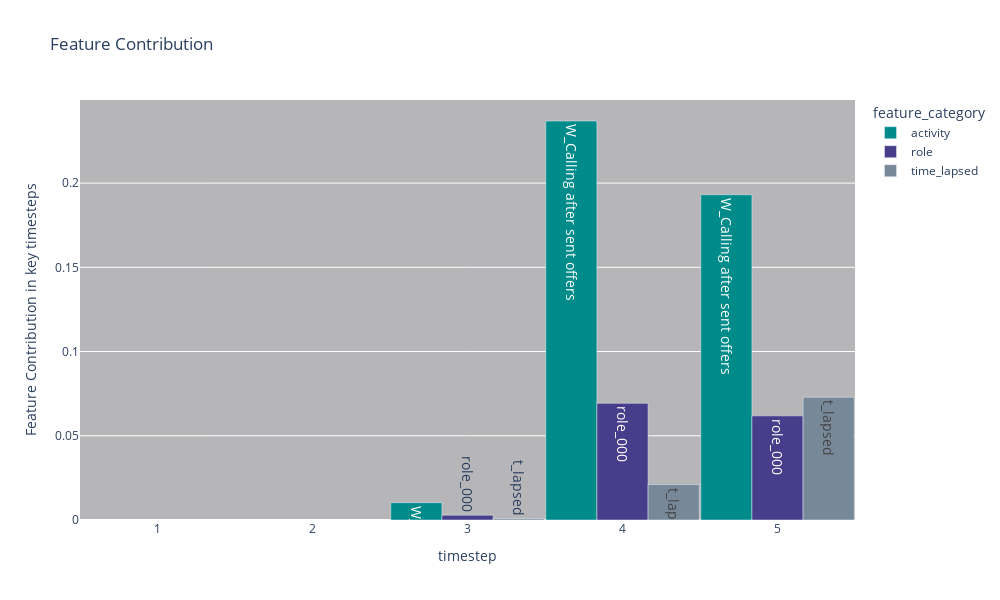

Notebook code cell kept with this figure:
### Markdown cell above
###### Global Explanations

### Code cell
shared_explain_global(shared_output_with_attention,x_test,y_test,index_ac,index_rl,3,prediction = 3 )

### Figure 1 — Plotly figure (JSON) as saved in the notebook; plotly's stock layout.template omitted (floating-point values rounded to 4 significant figures)
{"data": [{"alignmentgroup": "True", "hovertemplate": "feature_category=activity<br>timestep=%{x}<br>Feature Contribution in key timesteps=%{y}<br>feature=%{text}<extra></extra>", "legendgroup": "activity", "marker": {"color": "darkcyan", "pattern": {"shape": ""}}, "name": "activity", "offsetgroup": "activity", "orientation": "v", "showlegend": true, "text": ["W_Calling after sent offers", "W_Calling after sent offers", "W_Calling after sent offers", "O_CREATED", "O_CREATED"], "textangle": 90, "textfont": {"size": 14}, "textposition": "auto", "type": "bar", "x": [5, 4, 3, 2, 1], "xaxis": "x", "y": [0.1931, 0.2369, 0.0103, null, null], "yaxis": "y"}, {"alignmentgroup": "True", "hovertemplate": "feature_category=role<br>timestep=%{x}<br>Feature Contribution in key timesteps=%{y}<br>feature=%{text}<extra></extra>", "legendgroup": "role", "marker": {"color": "darkslateblue", "pattern": {"shape": ""}}, "name": "role", "offsetgroup": "role", "orientation": "v", "showlegend": true, "text": ["role_000", "role_000", "role_000", "role_000", "role_11189"], "textangle": 90, "textfont": {"size": 14}, "textposition": "auto", "type": "bar", "x": [5, 4, 3, 2, 1], "xaxis": "x", "y": [0.06182, 0.06929, 0.002873, null, null], "yaxis": "y"}, {"alignmentgroup": "True", "hovertemplate": "feature_category=time_lapsed<br>timestep=%{x}<br>Feature Contribution in key timesteps=%{y}<br>feature=%{text}<extra></extra>", "legendgroup": "time_lapsed", "marker": {"color": "lightslategray", "pattern": {"shape": ""}}, "name": "time_lapsed", "offsetgroup": "time_lapsed", "orientation": "v", "showlegend": true, "text": ["t_lapsed", "t_lapsed", "t_lapsed", "t_lapsed", "t_lapsed"], "textangle": 90, "textfont": {"size": 14}, "textposition": "auto", "type": "bar", "x": [5, 4, 3, 2, 1], "xaxis": "x", "y": [0.07291, 0.02106, 0.0008074, null, null], "yaxis": "y"}], "layout": {"bargap": 0.01, "barmode": "group", "height": 600, "legend": {"title": {"text": "feature_category"}, "tracegroupgap": 0}, "plot_bgcolor": "rgb(182,182,184)", "title": {"text": "Feature Contribution"}, "uniformtext": {"minsize": 14, "mode": "show"}, "width": 1000, "xaxis": {"anchor": "y", "domain": [0, 1], "title": {"text": "timestep"}}, "yaxis": {"anchor": "x", "domain": [0, 1], "title": {"text": "Feature Contribution in key timesteps"}}}}
